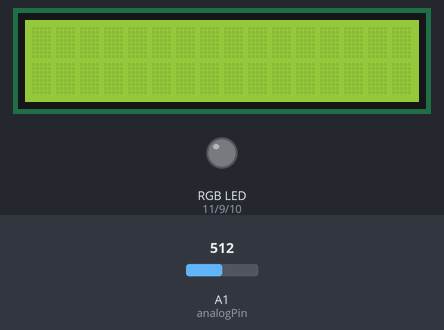
A sketch run on a simulated Arduino Uno, built with avr-gcc and run on an emulated ATmega328P. On the bench: 16×2 character LCD, an RGB LED mixed from three pins (HIGH = lit). The inputs (shaded band) are chosen by the test bench; at power-on: A1 (analogPin) = 512. Dim RGB values are drawn brighter than linear; what the sketch prints to the serial monitor is not drawn.

Above: at 1.2 s.
1.3 s: A1 (analogPin) set to 606
2.8 s: A1 (analogPin) set to 624
At 2.96 s:
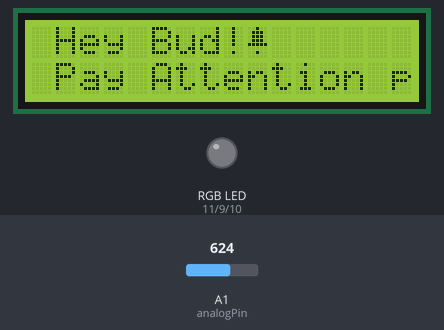
At 4.77 s:
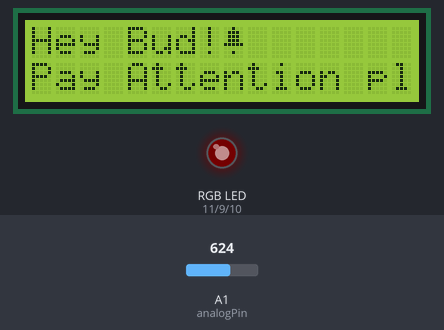
Timing chart, 0 to 6.3 s (numbered marks = the images above; inputs shaded):
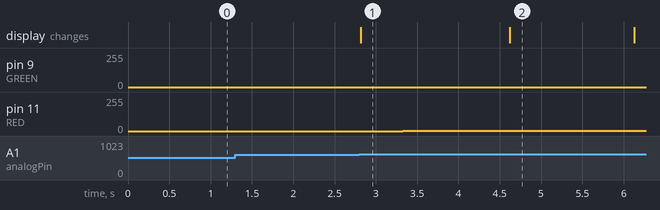

Measured:
- the behaviour switches between 614 and 615 on A1 (analogPin) (found by bisection; images 0 and 1)
- after the input at 2.8 s, pin 11 (RED): 0/255 → 1/255 after 0.53 s; the display: changes at once (image 1)
- what the display in image 1 shows lasts 1.8 s, from 2.8 s to 4.6 s

The sketch:

LCD_Screen_Testing.ino
```cpp
#include <LiquidCrystal.h>

#define GREEN 9
#define BLUE 10
#define RED 11

byte Bell[] = {
  B00100,
  B01110,
  B01110,
  B01110,
  B11111,
  B00000,
  B00100,
  B00000
};
LiquidCrystal lcd = LiquidCrystal(2, 3, 4, 5, 6, 7);
void setup() {
lcd.begin(16, 2);
pinMode(RED, OUTPUT);
pinMode(GREEN, OUTPUT);
pinMode(BLUE, OUTPUT);
digitalWrite(RED, LOW);
digitalWrite(GREEN, LOW);
digitalWrite(BLUE, LOW);
Serial.begin(9600);
lcd.createChar(1, Bell);
}

int redValue;
int greenValue;
int blueValue;
int a = 2;
#define delayTime 2
int analogPin = A1;

void loop() {

int piSignal = analogRead(analogPin);
float voltage = piSignal * (5.0/1024.0);
Serial.println(voltage);

if(voltage>3.00){
for(int i = 0; i < 18; i += 1) {
lcd.setCursor(1,0);
lcd.print(" Hey Bud!");
lcd.write(byte(1));
lcd.setCursor(1,1);
lcd.print(" Pay Attention pls");
lcd.scrollDisplayLeft();


for(int i = 0; i < 255; i += 1)
{
redValue -= 1;
greenValue += 1;
analogWrite(RED, redValue);
analogWrite(GREEN, greenValue);
delay(delayTime);
}

for(int i = 0; i < 255; i += 1) // fades out green bring blue full when i=255
{
greenValue -= 1;
blueValue += 1;
analogWrite(GREEN, greenValue);
analogWrite(BLUE, blueValue);
delay(delayTime);
}

for(int i = 0; i < 255; i += 1) // fades out blue bring red full when i=255
{
blueValue -= 1;
redValue += 1;
analogWrite(BLUE, blueValue);
analogWrite(RED, redValue);
delay(delayTime);
}
}
lcd.clear();
delay(1000);
}
else{
digitalWrite(RED, LOW);
digitalWrite(GREEN, LOW);
digitalWrite(BLUE, LOW);
}

}
```
